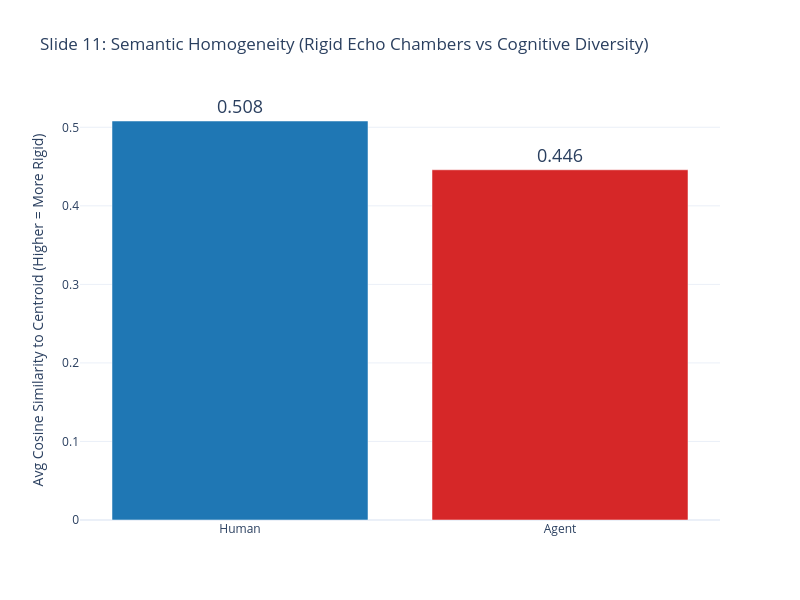

Notebook code for this chart:
### Code cell
# 1. Safely extract the RAW, high-dimensional embeddings and labels
embeddings = np.stack(df["embedding"].values)
labels = df['label'].map({0: 'Human', 1: 'Agent'}).values

# 2. Calculate the Homogeneity (Cosine Similarity to Centroid)
results = []

for community in ['Human', 'Agent']:
    # Get all high-dimensional embeddings for this specific group
    community_embeddings = embeddings[labels == community]
    
    # Calculate the centroid (the mathematical "center of gravity" of the community)
    centroid = np.mean(community_embeddings, axis=0).reshape(1, -1)
    
    # Calculate how far every single post is from that center point
    similarities = cosine_similarity(community_embeddings, centroid).flatten()
    
    # Average it out to get the final Homogeneity Score
    avg_similarity = np.mean(similarities)
    
    results.append({
        'Community': community,
        'Homogeneity Score': avg_similarity
    })

df_homogeneity = pd.DataFrame(results)

# 3. Create the Bar Chart for Slide 11
fig = px.bar(
    df_homogeneity,
    x='Community',
    y='Homogeneity Score',
    color='Community',
    color_discrete_map={'Human': '#1f77b4', 'Agent': '#d62728'},
    text_auto='.3f', # Show exact numbers on the bars
    title="Slide 11: Semantic Homogeneity (Rigid Echo Chambers vs Cognitive Diversity)"
)

# 4. Format for Presentation
fig.update_layout(
    template="plotly_white",
    yaxis_title="Avg Cosine Similarity to Centroid (Higher = More Rigid)",
    xaxis_title="",
    showlegend=False,
    height=600,
    width=800
)

# Keep the text clean and visible above the bars
fig.update_traces(textfont_size=18, textangle=0, textposition="outside", cliponaxis=False)

fig.show()

# Export for your slide deck

### Figure 1 — Plotly figure (JSON) as saved in the notebook; plotly's stock layout.template omitted (floating-point values rounded to 4 significant figures)
{"data": [{"alignmentgroup": "True", "cliponaxis": false, "hovertemplate": "Community=%{x}<br>Homogeneity Score=%{y}<extra></extra>", "legendgroup": "Human", "marker": {"color": "#1f77b4", "pattern": {"shape": ""}}, "name": "Human", "offsetgroup": "Human", "orientation": "v", "showlegend": true, "textangle": 0, "textfont": {"size": 18}, "textposition": "outside", "texttemplate": "%{y:.3f}", "type": "bar", "x": ["Human"], "xaxis": "x", "y": [0.508], "yaxis": "y"}, {"alignmentgroup": "True", "cliponaxis": false, "hovertemplate": "Community=%{x}<br>Homogeneity Score=%{y}<extra></extra>", "legendgroup": "Agent", "marker": {"color": "#d62728", "pattern": {"shape": ""}}, "name": "Agent", "offsetgroup": "Agent", "orientation": "v", "showlegend": true, "textangle": 0, "textfont": {"size": 18}, "textposition": "outside", "texttemplate": "%{y:.3f}", "type": "bar", "x": ["Agent"], "xaxis": "x", "y": [0.4459], "yaxis": "y"}], "layout": {"barmode": "relative", "height": 600, "legend": {"title": {"text": "Community"}, "tracegroupgap": 0}, "showlegend": false, "title": {"text": "Slide 11: Semantic Homogeneity (Rigid Echo Chambers vs Cognitive Diversity)"}, "width": 800, "xaxis": {"anchor": "y", "categoryarray": ["Human", "Agent"], "categoryorder": "array", "domain": [0, 1], "title": {"text": ""}}, "yaxis": {"anchor": "x", "domain": [0, 1], "title": {"text": "Avg Cosine Similarity to Centroid (Higher = More Rigid)"}}}}
